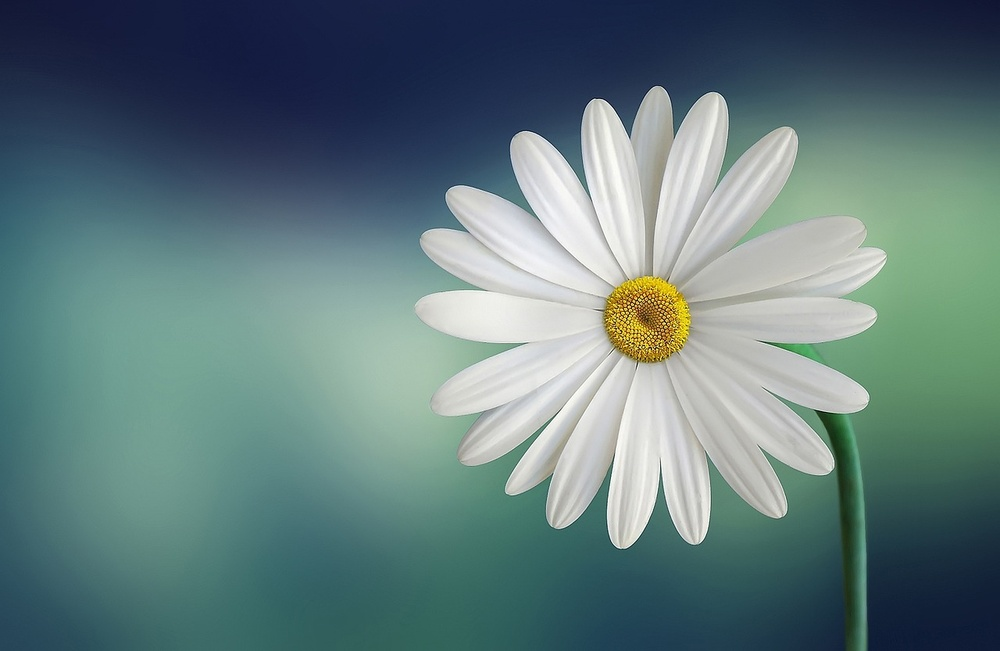
#> input picture week_2/Assignment/flower.jpg, 1000 x 651 px, shrunk from 1280 x 833 before the run, found by its file name
$ jupyter execute Lab3_Odina_230159.ipynb
#> lines starting #> are read from the running program, lines starting #| are printed output that depends on the picture
[cell 1]
import cv2
import numpy as np
import matplotlib.pyplot as plt

image = cv2.imread('/Users/230159/Downloads/flower.jpg')
#> image is the input picture: shape (651, 1000, 3); mean B, G, R 123.8, 122.4, 97.3
h, w = image.shape[:2]
#> h = 651; w = 1000

tx = 100   # move right
ty = 50    # move down

T = np.float32([[1, 0, tx],
                [0, 1, ty]])

translated = cv2.warpAffine(image, T, (w, h))
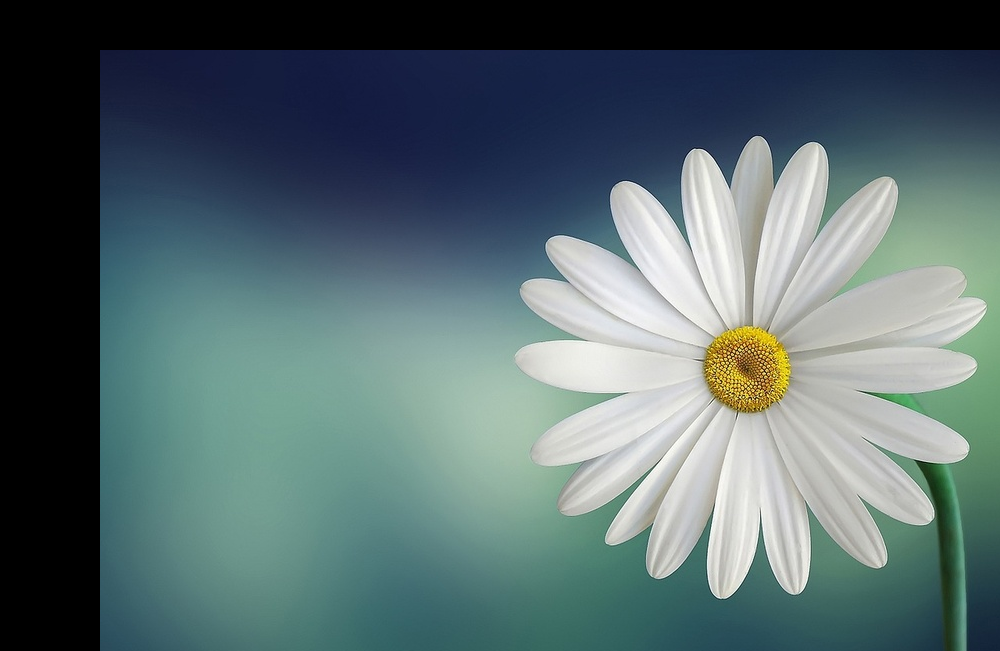
#> translated: shape (651, 1000, 3); mean B, G, R 108.3, 106.2, 87

plt.imshow(cv2.cvtColor(translated, cv2.COLOR_BGR2RGB))
plt.title("Translated")
plt.axis("off")
plt.show()

[cell 2]
import cv2
import numpy as np
import matplotlib.pyplot as plt

image = cv2.imread('/Users/230159/Downloads/flower.jpg')
h, w = image.shape[:2]
center = (w // 2, h // 2)
#> center = (500, 325)

angle = 45
scale = 1.0

R = cv2.getRotationMatrix2D(center, angle, scale)
rotated = cv2.warpAffine(image, R, (w, h))
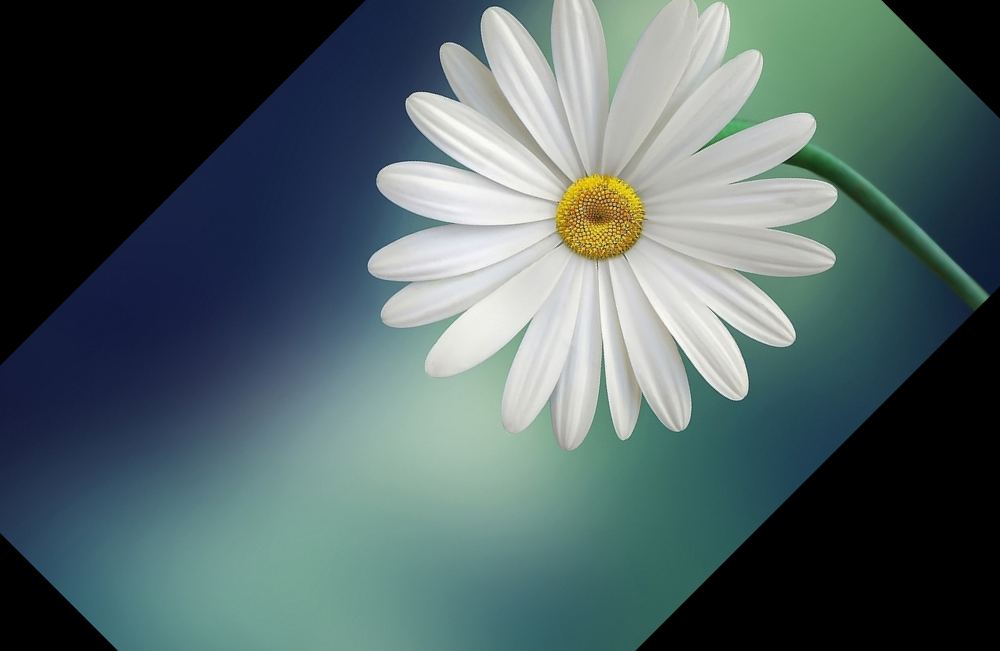
#> rotated: shape (651, 1000, 3); mean B, G, R 100.3, 99.1, 81.4

plt.imshow(cv2.cvtColor(rotated, cv2.COLOR_BGR2RGB))
plt.title(f"Rotated {angle} degrees, scale={scale}")
plt.axis("off")
plt.show()

[cell 3]
import cv2
import numpy as np
import matplotlib.pyplot as plt

image = cv2.imread('/Users/230159/Downloads/flower.jpg')
h, w = image.shape[:2]

factor = 2.0  # try 0.5, 1.5, 5, 10, etc.

S = cv2.getRotationMatrix2D((0, 0), 0, factor)
scaled = cv2.warpAffine(image, S, (int(w*factor), int(h*factor)))

plt.imshow(cv2.cvtColor(scaled, cv2.COLOR_BGR2RGB))
plt.title(f"Scaled x{factor}")
plt.axis("off")
plt.show()

print("New size:", scaled.shape)
#| New size: (1302, 2000, 3)

[cell 4]
import cv2
import numpy as np
import matplotlib.pyplot as plt

image = cv2.imread('/Users/230159/Downloads/flower.jpg')
h, w = image.shape[:2]

m = 0.67  # try 0.2, 0.5, -0.5, etc.

Shx = np.float32([[1, m, 0],
                  [0, 1, 0]])

sheared_x = cv2.warpAffine(image, Shx, (w, h))
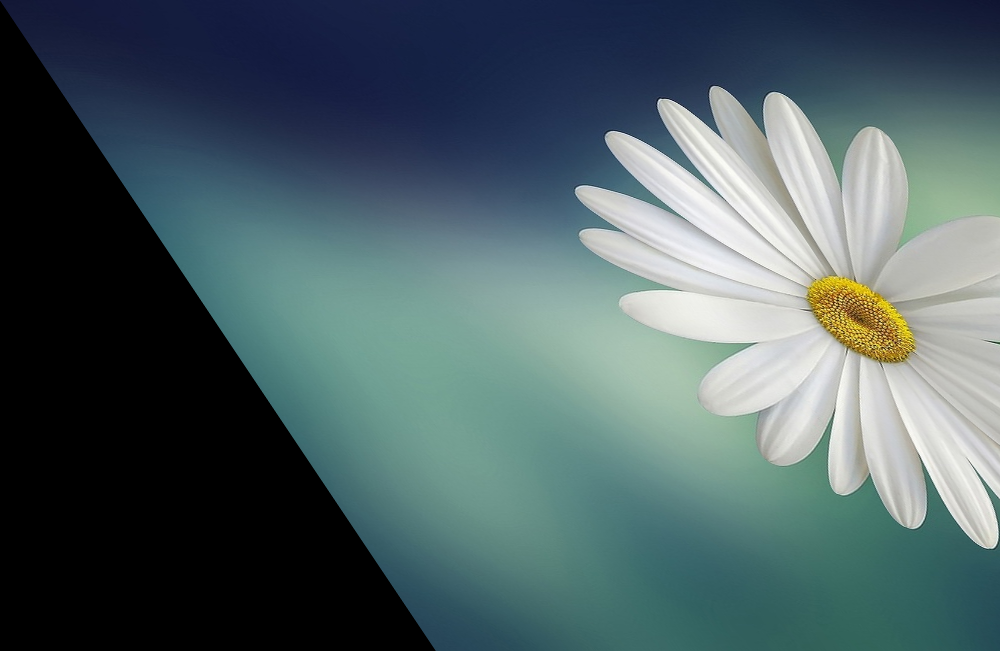
#> sheared_x: shape (651, 1000, 3); mean B, G, R 99.8, 96.3, 77.7

plt.imshow(cv2.cvtColor(sheared_x, cv2.COLOR_BGR2RGB))
plt.title(f"Sheared X, m={m}")
plt.axis("off")
plt.show()

[cell 5]
m = 0.67

Shy = np.float32([[1, 0, 0],
                  [m, 1, 0]])

sheared_y = cv2.warpAffine(image, Shy, (w, h))
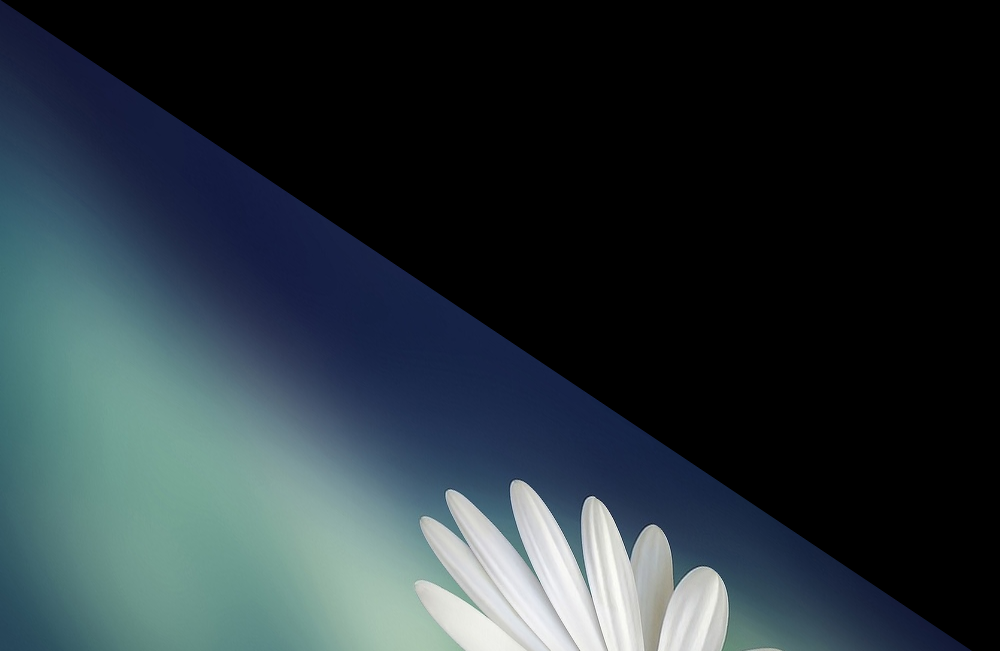
#> sheared_y: shape (651, 1000, 3); mean B, G, R 57.6, 51.9, 40.2
